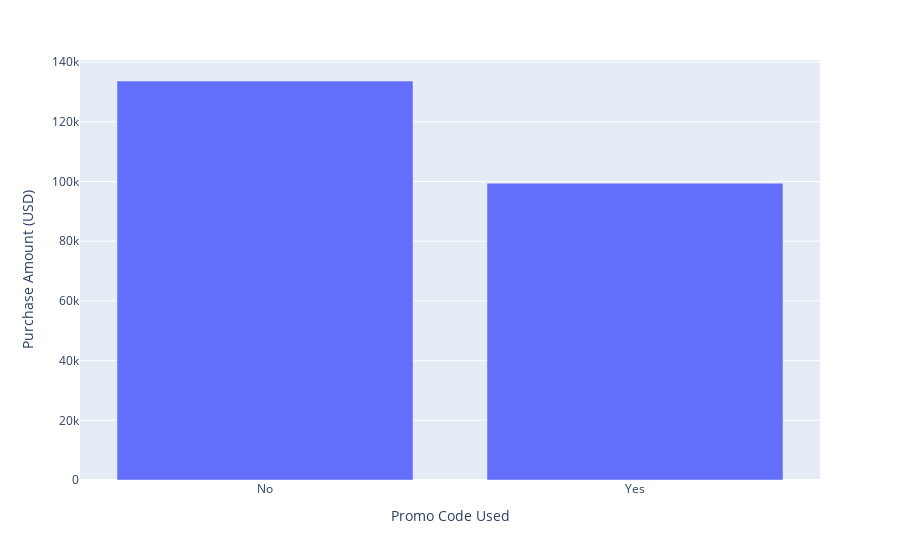

Write notebook code for a chart like this one.
### Code cell
fig  =  px.bar(promo_code_groupby , x= 'Promo Code Used' , y = 'Purchase Amount (USD)')
fig.show()

### Figure 1 — Plotly figure (JSON) as saved in the notebook; plotly's stock layout.template omitted (floating-point values rounded to 4 significant figures)
{"data": [{"alignmentgroup": "True", "hovertemplate": "Promo Code Used=%{x}<br>Purchase Amount (USD)=%{y}<extra></extra>", "legendgroup": "", "marker": {"color": "#636efa", "pattern": {"shape": ""}}, "name": "", "offsetgroup": "", "orientation": "v", "showlegend": false, "textposition": "auto", "type": "bar", "x": ["No", "Yes"], "xaxis": "x", "y": [133670, 99411], "yaxis": "y"}], "layout": {"barmode": "relative", "legend": {"tracegroupgap": 0}, "margin": {"t": 60}, "xaxis": {"anchor": "y", "domain": [0, 1], "title": {"text": "Promo Code Used"}}, "yaxis": {"anchor": "x", "domain": [0, 1], "title": {"text": "Purchase Amount (USD)"}}}}
